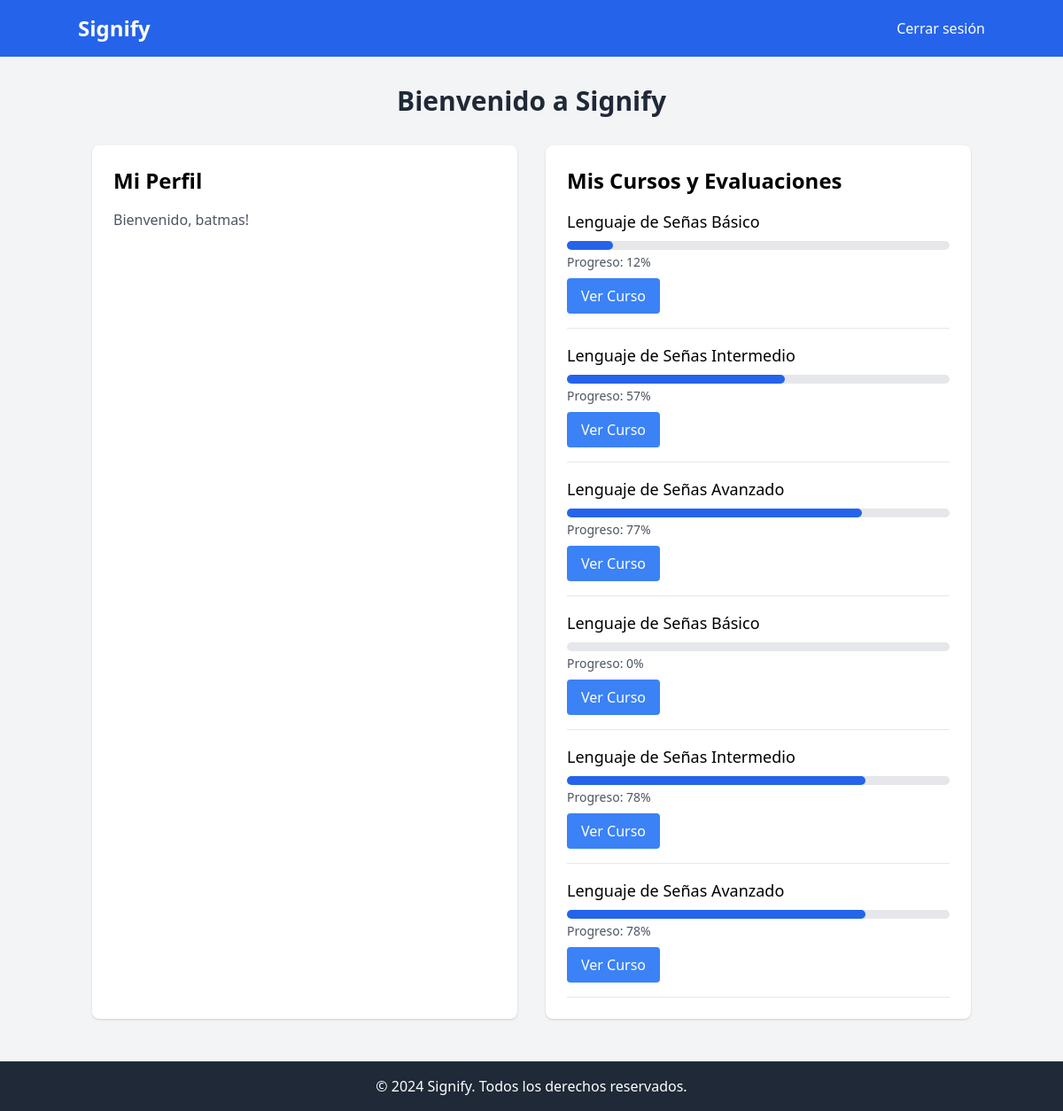
Screenshot of / (signed in) with the database file from the repository.
### app.py (models this page shows)
class User(UserMixin, db.Model):
    id = db.Column(db.Integer, primary_key=True)
    username = db.Column(db.String(80), unique=True, nullable=False)
    password = db.Column(db.String(120), nullable=False)
    evaluations = db.relationship('Evaluation', backref='user', lazy=True)

class Course(db.Model):
    id = db.Column(db.Integer, primary_key=True)
    name = db.Column(db.String(100), nullable=False)
    description = db.Column(db.Text)
    evaluations = db.relationship('Evaluation', backref='course', lazy=True)

class Evaluation(db.Model):
    id = db.Column(db.Integer, primary_key=True)
    user_id = db.Column(db.Integer, db.ForeignKey('user.id'), nullable=False)
    course_id = db.Column(db.Integer, db.ForeignKey('course.id'), nullable=False)
    score = db.Column(db.Float, default=0.0)
    completed = db.Column(db.Boolean, default=False)

### app.py (the view)
@app.route('/')
def index():
    if current_user.is_authenticated:
        courses = Course.query.all()
        evaluations = {eval.course_id: eval.score for eval in current_user.evaluations}
        return render_template('index.html', courses=courses, evaluations=evaluations)
    return render_template('index.html')

### app.py (called while the page is built)
@login_manager.user_loader
def load_user(user_id):
    return User.query.get(int(user_id))

### templates/index.html (shortened to what this page needs)
<!DOCTYPE html>
<html lang="es">
<head>
    <link href="https://cdn.jsdelivr.net/npm/tailwindcss@2.2.19/dist/tailwind.min.css" rel="stylesheet">
</head>
<body class="bg-gray-100 min-h-screen">
    <nav class="bg-blue-600 p-4">
        <div class="container mx-auto flex justify-between items-center">
            <a href="{{ url_for('index') }}" class="text-white text-2xl font-bold">Signify</a>
            <div>
                {% if current_user.is_authenticated %}
                    <a href="{{ url_for('logout') }}" class="text-white hover:text-gray-200">Cerrar sesión</a>
                {% else %}
                    <a href="{{ url_for('login') }}" class="text-white hover:text-gray-200 mr-4">Iniciar sesión</a>
                    <a href="{{ url_for('register') }}" class="text-white hover:text-gray-200">Registrarse</a>
                {% endif %}
            </div>
        </div>
    </nav>
    <main class="container mx-auto mt-8 px-4">
        <h1 class="text-3xl font-bold text-center text-gray-800 mb-8">Bienvenido a Signify</h1>
        {% if current_user.is_authenticated %}
            <div class="grid grid-cols-1 md:grid-cols-2 gap-8">
                <section class="bg-white p-6 rounded-lg shadow">
                    <h2 class="text-2xl font-semibold mb-4">Mi Perfil</h2>
                    <p class="text-gray-600">Bienvenido, {{ current_user.username }}!</p>
                </section>
                <section class="bg-white p-6 rounded-lg shadow">
                    <h2 class="text-2xl font-semibold mb-4">Mis Cursos y Evaluaciones</h2>
                    {% if courses %}
                        <ul class="space-y-4">
                            {% for course in courses %}
                                <li class="border-b pb-4">
                                    <h3 class="text-lg font-medium">{{ course.name }}</h3>
                                    <div class="mt-2 bg-gray-200 rounded-full h-2.5 dark:bg-gray-700">
                                        <div class="bg-blue-600 h-2.5 rounded-full" style="width: {{ evaluations.get(course.id, 0)|round|int }}%"></div>
                                    </div>
                                    <p class="text-sm text-gray-600 mt-1">Progreso: {{ evaluations.get(course.id, 0)|round|int }}%</p>
                                    <a href="{{ url_for('course_detail', course_id=course.id) }}" class="mt-2 inline-block bg-blue-500 text-white px-4 py-2 rounded hover:bg-blue-600 transition duration-300">Ver Curso</a>
                                </li>
                            {% endfor %}
                        </ul>
                    {% else %}
                        <p class="text-gray-600">No hay cursos disponibles en este momento.</p>
                    {% endif %}
                </section>
            </div>
        {% endif %}
    </main>
    <footer class="bg-gray-800 text-white py-4 mt-12">
        <div class="container mx-auto text-center">
            <p>&copy; 2024 Signify. Todos los derechos reservados.</p>
        </div>
    </footer>
</body>
</html>

### rows the page displays
User: username "batmas"
Course: name "Lenguaje de Señas Básico"
Evaluation: get "12"
Course: name "Lenguaje de Señas Intermedio"
Evaluation: get "57"
Course: name "Lenguaje de Señas Avanzado"
Evaluation: get "77"
Course: name "Lenguaje de Señas Básico", get "0"
Course: name "Lenguaje de Señas Intermedio"
Evaluation: get "78"
Course: name "Lenguaje de Señas Avanzado"
Evaluation: get "78"
